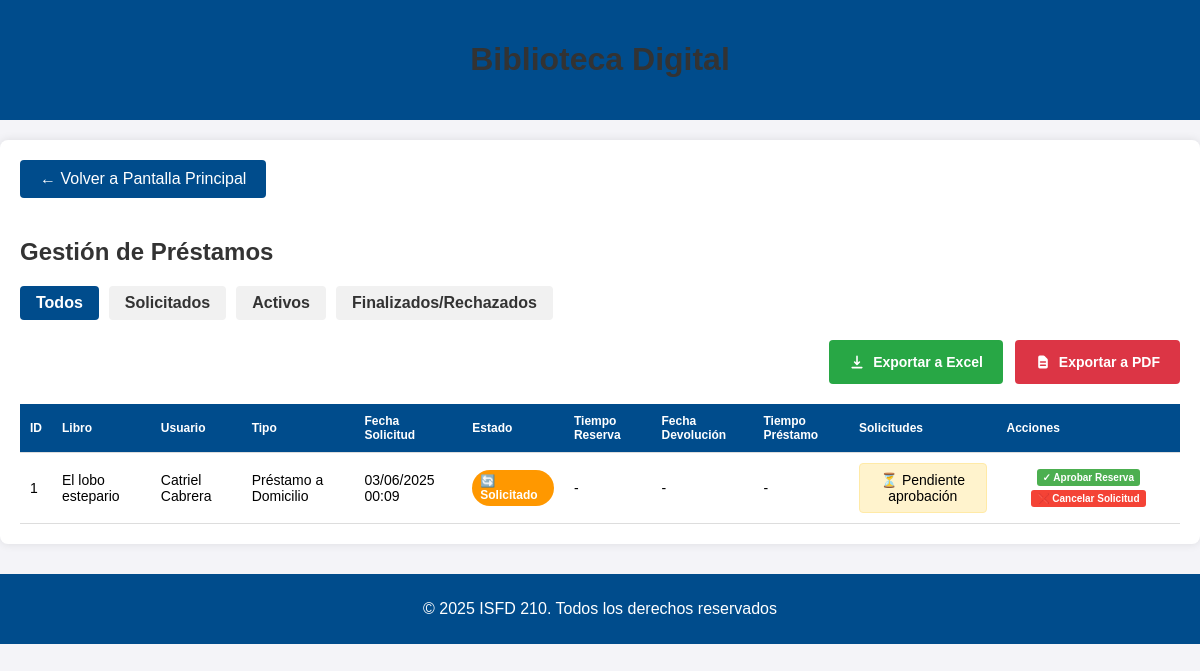
/libros/gestionar-prestamos/ (signed in), run on the app's committed database.
### libros/models.py (models this page shows, shortened)
class Prestamo(models.Model):
    ESTADO_CHOICES = (
        ('solicitado', 'Reserva Solicitada'),
        ('aprobado_reserva', 'Reserva Aprobada'),
        ('aprobado', 'Préstamo Activo'),
        ('rechazado', 'Reserva Rechazada'),
        ('finalizado', 'Finalizado'),
        ('vencido', 'Vencido'),
    )
    TIPO_CHOICES = (
        ('domicilio', 'Préstamo a Domicilio'),
        ('aula', 'Préstamo en Aula'),
    )
    TIPO_USUARIO_CHOICES = (
        ('alumno', 'Alumno'),
        ('profesor', 'Profesor'),
    )
    id_prestamo = models.AutoField(primary_key=True)
    usuario = models.ForeignKey(Usuario, on_delete=models.CASCADE, related_name='prestamos_usuario', null=True, blank=True)
    nombre_usuario = models.CharField(max_length=255)
    email_usuario = models.EmailField()
    libro = models.ForeignKey(Libro, on_delete=models.CASCADE, related_name='prestamos')
    fecha_solicitud = models.DateTimeField(auto_now_add=True)
    fecha_aprobacion = models.DateTimeField(null=True, blank=True)
    fecha_devolucion_programada = models.DateTimeField(null=True, blank=True)
    fecha_devolucion_real = models.DateTimeField(null=True, blank=True)
    fecha_limite_reserva = models.DateTimeField(null=True, blank=True)
    estado = models.CharField(max_length=20, choices=ESTADO_CHOICES, default='solicitado')
    tipo_prestamo = models.CharField(max_length=10, choices=TIPO_CHOICES, default='domicilio')
    tipo_usuario = models.CharField(max_length=10, choices=TIPO_USUARIO_CHOICES, default='alumno')
    motivo_rechazo = models.TextField(blank=True, null=True)
    observaciones = models.TextField(blank=True, null=True)
    fecha_retiro_real = models.DateTimeField(null=True, blank=True)

class Inventario(models.Model):
    id_inventario = models.AutoField(primary_key=True)
    estado = models.CharField(max_length=255, null=True, default="Disponible")
    motivo_baja = models.CharField(max_length=255, null=True)
    descripcion = models.TextField(null=True)
    num_ejemplar = models.IntegerField(null=True)
    imagen_rota = models.ImageField(
        upload_to='imagenes_rota/', null=True, blank=True)

class Libro(Inventario):
    id_libro = models.AutoField(primary_key=True)
    titulo = models.CharField(max_length=255)
    autor = models.CharField(max_length=255)
    editorial = models.CharField(max_length=255)
    clasificacion_cdu = models.CharField(max_length=255, null=False, default='Sin clasificar')
    siglas_autor_titulo = models.CharField(max_length=255, null=False, default='ABC')
    num_inventario = models.IntegerField(null=False, default=1)
    resumen = models.TextField()
    etiqueta_palabra_clave = models.TextField(default='Roma,Historia,Clasica')
    sede = models.TextField(default='La Plata')
    disponibilidad = models.CharField(max_length=255, null=True, default="Disponible")
    observaciones = models.TextField(default='Esta es una observación')
    img = models.URLField()

### libros/views.py (the view)
# urls.py: path('gestionar-prestamos/', views.gestionar_prestamos, name='gestionar_prestamos'),
@user_passes_test(es_bibliotecaria)
def gestionar_prestamos(request):
    verificar_prestamos_vencidos()
    filtro = request.GET.get('filtro', 'todos')
    if filtro == 'solicitados':
        prestamos = Prestamo.objects.filter(estado='solicitado').order_by('-fecha_solicitud')
    elif filtro == 'activos':
        prestamos = Prestamo.objects.filter(estado='aprobado').order_by('-fecha_aprobacion')
    elif filtro == 'finalizados':
        prestamos = Prestamo.objects.filter(estado__in=['finalizado', 'rechazado', 'vencido']).order_by('-fecha_solicitud')
    else:
        prestamos = Prestamo.objects.all().order_by('-fecha_solicitud')
    return render(request, 'libros/gestionar_prestamos.html', {
        'prestamos': prestamos,
        'filtro': filtro
    })

### libros/views.py (called while the page is built)
def verificar_prestamos_vencidos():
    ahora = timezone.now()
    prestamos_vencidos = Prestamo.objects.filter(
        estado='aprobado_reserva',  # Cambio aquí: solo los aprobados para reserva
        fecha_limite_reserva__lt=ahora
    )
    for prestamo in prestamos_vencidos:
        prestamo.estado = 'vencido'
        prestamo.save()
        libro = prestamo.libro
        libro.estado = 'Disponible'
        libro.save()

def es_bibliotecaria(user):
    return user.is_authenticated and user.perfil == 'bibliotecaria'

### libros/templates/libros/gestionar_prestamos.html (shortened to what this page needs)
<!DOCTYPE html>
<html lang="es">
<head>
    {% load static %}
</head>
<body>
    <header>
        <h1>Biblioteca Digital</h1>
    </header>
    <div class="container">
        <a href="{% url 'pantalla_principal' %}" class="btn-volver">← Volver a Pantalla Principal</a>
        <h2>Gestión de Préstamos</h2>
        <div class="filters">
            <a href="{% url 'gestionar_prestamos' %}?filtro=todos" class="filter-btn {% if filtro == 'todos' %}active{% endif %}">Todos</a>
            <a href="{% url 'gestionar_prestamos' %}?filtro=solicitados" class="filter-btn {% if filtro == 'solicitados' %}active{% endif %}">Solicitados</a>
            <a href="{% url 'gestionar_prestamos' %}?filtro=activos" class="filter-btn {% if filtro == 'activos' %}active{% endif %}">Activos</a>
            <a href="{% url 'gestionar_prestamos' %}?filtro=finalizados" class="filter-btn {% if filtro == 'finalizados' %}active{% endif %}">Finalizados/Rechazados</a>
        </div>
{% if prestamos %}
<div class="export-container">
    <button id="exportBtn" class="btn-export" onclick="exportarAExcel()">
        Exportar a Excel
    </button>
    <button id="exportPdfBtn" class="btn-pdf" onclick="exportarAPDF()">
        <svg class="pdf-icon" fill="currentColor" viewBox="0 0 20 20">
            <path fill-rule="evenodd" d="M4 4a2 2 0 012-2h4.586A2 2 0 0112 2.586L15.414 6A2 2 0 0116 7.414V16a2 2 0 01-2 2H6a2 2 0 01-2-2V4zm2 6a1 1 0 011-1h6a1 1 0 110 2H7a1 1 0 01-1-1zm1 3a1 1 0 100 2h6a1 1 0 100-2H7z" clip-rule="evenodd"></path>
        </svg>
        Exportar a PDF
    </button>
</div>
{% endif %}
        {% if prestamos %}
        <table>
            <thead>
                <tr>
                    <th>ID</th>
                    <th>Libro</th>
                    <th>Usuario</th>
                    <th>Tipo</th>
                    <th>Fecha Solicitud</th>
                    <th>Estado</th>
                    <th>Tiempo Reserva</th>
                    <th>Fecha Devolución</th>
                    <th>Tiempo Préstamo</th>
                    <th>Solicitudes</th>
                    <th>Acciones</th>
                </tr>
            </thead>
            <tbody>
                {% for prestamo in prestamos %}
                <tr>
                    <td>{{ prestamo.id_prestamo }}</td>
                    <td>{{ prestamo.libro.titulo }}</td>
                    <td>{{ prestamo.nombre_usuario }}</td>
                    <td>{{ prestamo.get_tipo_prestamo_display }}</td>
                    <td>{{ prestamo.fecha_solicitud|date:"d/m/Y H:i" }}</td>
                    <td>
                        <span class="status-badge status-{{ prestamo.estado }}">
                            {% if prestamo.estado == 'solicitado' %}
                                🔄 Solicitado
                            {% elif prestamo.estado == 'aprobado_reserva' %}
                                📋 Reserva Aprobada
                            {% elif prestamo.estado == 'aprobado' %}
                                📚 Préstamo Activo
                            {% elif prestamo.estado == 'vencido' %}
                                ⚠️ Vencido
                            {% elif prestamo.estado == 'finalizado' %}
                                ✅ Finalizado
                            {% elif prestamo.estado == 'rechazado' %}
                                ❌ Rechazado
                            {% else %}
                                {{ prestamo.get_estado_display }}
                            {% endif %}
                        </span>
                    </td>
                    <td>
                        {% if prestamo.estado == 'solicitado' and prestamo.fecha_limite_reserva %}
                            <div class="timer-container">
                                <span class="timer" id="timer-reserva-{{ prestamo.id_prestamo }}"
                                      data-end="{{ prestamo.fecha_limite_reserva|date:'Y-m-d H:i:s' }}">
                                    Calculando...
                                </span>
                            </div>
                        {% elif prestamo.estado == 'vencido' %}
                            <span class="vencido">VENCIDA</span>
                        {% else %}
                            -
                        {% endif %}
                    </td>
                    <td>
                        {% if prestamo.fecha_devolucion_programada %}
                            {{ prestamo.fecha_devolucion_programada|date:"d/m/Y" }}
                        {% else %}
                            -
                        {% endif %}
                    </td>
                    <td>
                        {% if prestamo.estado == 'aprobado' and prestamo.fecha_devolucion_programada %}
                            <div class="timer-container">
                                <span class="timer" id="timer-prestamo-{{ prestamo.id_prestamo }}"
                                      data-end="{{ prestamo.fecha_devolucion_programada|date:'Y-m-d H:i:s' }}">
                                    Calculando...
                                </span>
                            </div>
                        {% else %}
                            -
                        {% endif %}
                    </td>
                    <td>
                {% if prestamo.estado == 'solicitado' %}
                    <div class="estado-pendiente">
                        <span class="estado-texto">⏳ Pendiente aprobación</span>
                    </div>
                {% elif prestamo.estado == 'vencido' %}
                    <span class="vencido">⚠️ VENCIDA</span>
                {% elif prestamo.estado == 'aprobado' %}
                    <span style="color: #2E7D32; font-weight: bold;">📚 Libro retirado</span>
                {% else %}
                    -
                {% endif %}
            </td>
                    <td>
            <div class="acciones-container">
                {% if prestamo.estado == 'solicitado' %}
                    <a href="{% url 'aprobar_solicitud_prestamo' prestamo.id_prestamo %}"
                    class="btn-accion btn-aprobar"
                    onclick="return confirm('¿Aprobar la reserva para {{ prestamo.nombre_usuario }}?')">
                    ✓ Aprobar Reserva
                    </a>
                    <a href="{% url 'cancelar_reserva_usuario' prestamo.id_prestamo %}"
                    class="btn-accion btn-cancelar"
                    onclick="return confirm('¿Cancelar esta solicitud?')">
                    ❌ Cancelar Solicitud
                    </a>
                {% elif prestamo.estado == 'aprobado' %}
                    <a href="{% url 'finalizar_prestamo' prestamo.id_prestamo %}"
                    class="btn-accion btn-aprobar"
                    onclick="return confirm('¿Confirmar devolución?')">
                    ✅ Devuelto
                    </a>
                {% elif prestamo.estado == 'rechazado' %}
                    <span style="color: #999; font-style: italic; font-size: 11px;">Sin acciones</span>
                {% else %}
                    <span style="color: #999; font-style: italic; font-size: 11px;">-</span>
                {% endif %}
            </div>
        </td>
                </tr>
                {% endfor %}
            </tbody>
        </table>
        {% else %}
        <p class="empty-message">No hay préstamos que coincidan con el filtro seleccionado.</p>
        {% endif %}
    </div>
    <footer>
        <p>© 2025 ISFD 210. Todos los derechos reservados</p>
    </footer>
</body>
</html>

### libros/templates/libros/gestionar_prestamos.html (style rules this page uses)
body { font-family: 'Calibri', 'Arial', sans-serif; background-color: #f4f4f8; margin: 0; padding: 0; }
header { background-color: #004c8c; color: white; text-align: center; padding: 20px; }
.container { max-width: 1400px; margin: 20px auto; background-color: white; padding: 20px; border-radius: 8px; box-shadow: 0 0 10px rgba(0, 0, 0, 0.1); }
h1, h2 { color: #333; }
.filters { display: flex; gap: 10px; margin-bottom: 20px; }
.filter-btn { padding: 8px 16px; background-color: #f1f1f1; border: none; border-radius: 4px; cursor: pointer; font-weight: bold; text-decoration: none; color: #333; }
.filter-btn.active { background-color: #004c8c; color: white; }
table { width: 100%; border-collapse: collapse; margin-top: 20px; font-size: 14px; }
th, td { padding: 10px; text-align: left; border-bottom: 1px solid #ddd; }
th { background-color: #004c8c; color: white; font-size: 12px; }
.btn-cancelar { display: inline-block; padding: 6px 12px; background-color: #f44336; color: white; text-decoration: none; border-radius: 4px; font-size: 12px; font-weight: bold; transition: background-color 0.2s; }
.btn-aprobar, .btn-retiro { background-color: #4caf50; }
.btn-volver { display: inline-block; padding: 10px 20px; background-color: #004c8c; color: white; text-decoration: none; border-radius: 4px; margin-bottom: 20px; }
.status-badge { display: inline-block; padding: 4px 8px; border-radius: 20px; font-size: 12px; font-weight: bold; color: white; }
.status-solicitado { background-color: #ff9800; }
footer { background-color: #004c8c; color: white; text-align: center; padding: 10px 0; font-size: 1rem; margin-top: 30px; }
.estado-pendiente { background-color: #fff3cd; border: 1px solid #ffeaa7; border-radius: 4px; padding: 8px; text-align: center; animation: pulse-orange 2s infinite; }
.export-container { display: flex; justify-content: flex-end; align-items: center; margin-bottom: 15px; gap: 12px; }
.btn-export, .btn-pdf { display: inline-flex; align-items: center; gap: 8px; padding: 10px 20px; border-radius: 4px; font-weight: bold; border: none; cursor: pointer; font-size: 14px; transition: all 0.2s ease; text-decoration: none; height: 44px; box-sizing: border-box; }
.btn-export { background-color: #28a745; color: white; }
.btn-pdf { background-color: #dc3545; color: white; }
.export-icon, .pdf-icon { width: 16px; height: 16px; flex-shrink: 0; }
.btn-pdf { display: inline-flex; align-items: center; gap: 8px; padding: 10px 20px; background-color: #dc3545; color: white; text-decoration: none; border-radius: 4px; font-weight: bold; border: none; cursor: pointer; font-size: 14px; transition: background-color 0.2s; }
.pdf-icon { width: 16px; height: 16px; }
.acciones-container { display: flex; gap: 4px; justify-content: center; flex-wrap: wrap; }
.btn-accion { display: inline-block; padding: 3px 6px; border-radius: 3px; text-decoration: none; font-size: 10px; font-weight: bold; text-align: center; color: white; min-width: 60px; transition: all 0.2s ease; white-space: nowrap; }
.btn-aprobar { background-color: #4caf50; }
.btn-cancelar { background-color: #f44336; }

### data on the page
Prestamo: id_prestamo "1", libro.titulo "El lobo estepario", nombre_usuario "Catriel Cabrera", tipo_prestamo "Préstamo a Domicilio", fecha_solicitud "03/06/2025 00:09", estado "🔄 Solicitado"
